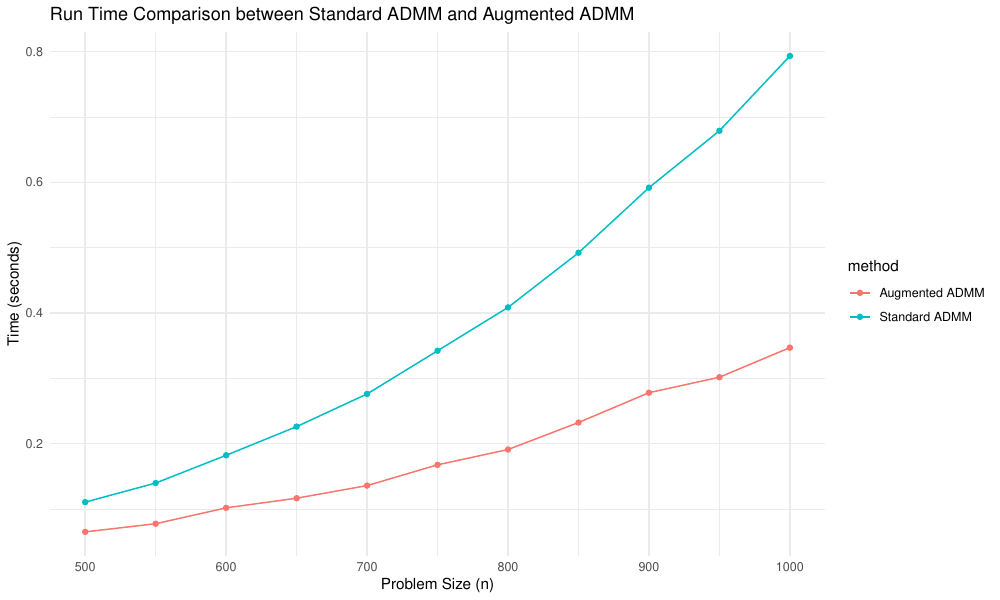

Source code (R):
###
# Testing with data generated from ADMM package
# Standard ADMM vs augADMM
###

library(microbenchmark)
library(ggplot2)
library(Matrix)
library(augmentedADMM)

set.seed(123)

# Define different problem sizes
problem_sizes <- seq(500, 1000, by = 50)
lambda_values <- 10^seq(-4, 0, length.out = 20)

# Data frame to store the results
benchmark_results <- data.frame(size = integer(), method = character(), time = numeric())

for (n in problem_sizes) {
    m <- 100
    p <- 0.1 # Percentage of non-zero elements

    x0 <- matrix(Matrix::rsparsematrix(n, 1, p))
    A <- matrix(rnorm(m * n), nrow = m)
    for (i in 1:ncol(A)) {
      A[, i] <- A[, i] / sqrt(sum(A[, i]^2))
    }
    b <- A %*% x0 + sqrt(0.001) * matrix(rnorm(m))
    D <- diag(n)
    M <- norm(D,'2') * diag(n)
    
    # Set regularization lambda value
    regval <- 0.1 * max(abs(t(A) %*% b))

    # Benchmark standard ADMM
    cat(sprintf("Benchmarking standard ADMM for size: %d...\n", n))
    admm_std_bench <- microbenchmark(
        admm_genlasso(A, b, D, lambda = regval),
        times = 10
    )
    
    # Benchmark augmented ADMM
    cat(sprintf("Benchmarking augmented ADMM for size: %d...\n", n))
    admm_aug_bench <- microbenchmark(
        aug_admm_genlasso(A, b, D, M, lambda = regval),
        times = 10
    )
    
    # Store the results
    benchmark_results <- rbind(benchmark_results,
                               data.frame(size = n, method = "Standard ADMM", time = median(admm_std_bench$time)),
                               data.frame(size = n, method = "Augmented ADMM", time = median(admm_aug_bench$time)))
}

benchmark_results$time <- benchmark_results$time / 1e9

# Plot the results
ggplot(benchmark_results, aes(x = size, y = time, color = method)) +
    geom_line() +
    geom_point() +
    labs(title = "Run Time Comparison between Standard ADMM and Augmented ADMM",
         x = "Problem Size (n)", y = "Time (seconds)") +
    theme_minimal() +
    scale_y_continuous(labels = scales::comma) # To format the y axis with commas

# Save the plot to a file
ggsave("augmentedADMM/output/std_vs_aug_admm_runtime_comparison.png", device = "png", width = 10, height = 6, dpi = 300)
